Frame 1 (no input): blank canvas, image omitted
Frame 60 (the mouse pressed at the canvas centre just before this capture): blank canvas, image omitted
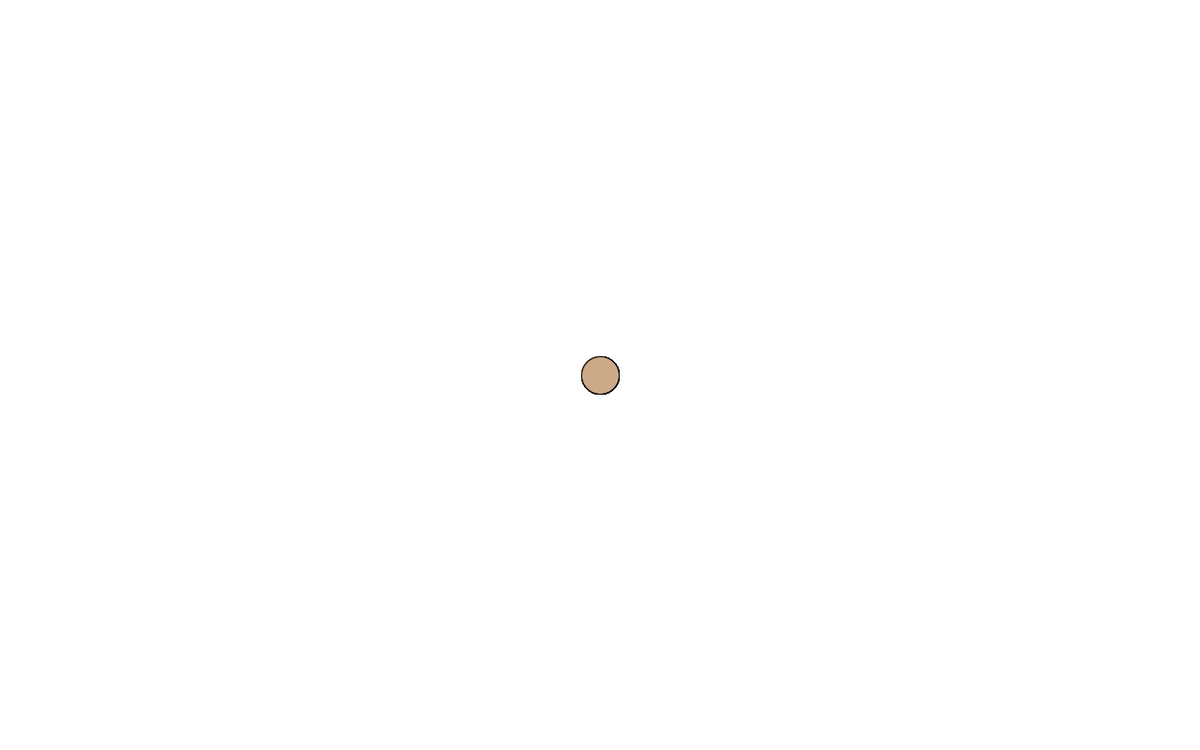
Frame 120 (the mouse held since frame 60 and released just before this capture)

The Processing sketch whose frames 1 and 60 were blank and that drew this single picture after the mouse press (run headless with seeded random() and noise(); from frame 60 on, the mouse is pressed at the canvas centre):

// Processing sketch: processing_80302
// ── processing_80302.pde

void setup() {  //setup function called initially, only once
  size(1280, 800);
  background(255);  //set background white
  smooth();
}

void draw() {  //draw function loops 
 
  
  if(mousePressed == true) { //add some interaction
    fill(map(mouseX,0,800,0,255),map(mouseY,0,600,0,255),map(mouseX*mouseY,0,480000,0,255));
    ellipse(mouseX, mouseY, 40, 40);
  }
  }
